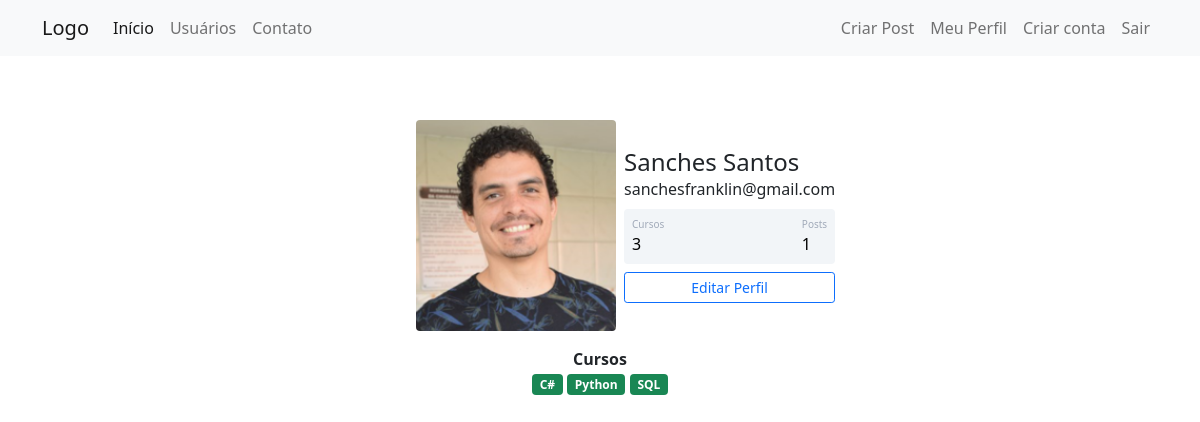
The page /perfil (signed in) on the database its author committed.
### appcomunidade/models.py (models this page shows)
class Usuario(database.Model, UserMixin):
    id = database.Column(database.Integer, primary_key=True)
    username = database.Column(database.String, nullable=False)
    email = database.Column(database.String, nullable=False, unique=True)
    senha = database.Column(database.String, nullable=False)
    foto_perfil = database.Column(database.String, default='default.jpg')
    posts = database.relationship('Post', backref='autor', lazy=True)
    cursos = database.Column(database.String, nullable=False, default='Não informado')
    def contar_posts(self):
        return len(self.posts)

### appcomunidade/routes.py (the view)
@app.route('/perfil')
@login_required
def perfil():
    foto_perfil = url_for('static', filename='fotos_perfil/{}'.format(current_user.foto_perfil))
    return render_template('perfil.html', foto_perfil=foto_perfil)

### appcomunidade/models.py (called while the page is built)
@login_manager.user_loader
def load_usuario(id_usuario):
    return Usuario.query.get(id_usuario)

### appcomunidade/templates/perfil.html
{% extends 'base.html' %} {% block body %}
<div class="container mt-5 d-flex justify-content-center">
    <div class="card p-3">
        <div class="d-flex align-items-center">
            <div class="image pe-2">
                <img src="{{ foto_perfil }}" class="rounded" width="200" />
            </div>
            <div class="ml-3 w-100">
                <h4 class="mb-0 mt-0">{{ current_user.username }}</h4>
                <span>{{ current_user.email }}</span>
                <div
                    class="p-2 mt-2 bg-primary d-flex justify-content-between rounded text-white stats"
                >
                    {% if 'Não Informado' in current_user.cursos or not
                    current_user.cursos %}
                    <div class="d-flex flex-column">
                        <span class="articles">Cursos</span>
                        <span class="number1">0</span>
                    </div>
                    {% else %}
                    <div class="d-flex flex-column">
                        <span class="articles">Cursos</span>
                        <span class="number1"
                            >{{ current_user.cursos.count(';') + 1 }}</span
                        >
                    </div>
                    {% endif %}
                    <div class="d-flex flex-column">
                        <span class="rating">Posts</span>
                        <span class="number3">
                            {{ current_user.contar_posts() }}
                        </span>
                    </div>
                </div>
                <div class="button mt-2 d-flex flex-row align-items-center">
                    <a class="w-100" href="{{ url_for('editar_perfil') }}">
                        <button class="btn btn-sm btn-outline-primary w-100">
                            Editar Perfil
                        </button>
                    </a>
                </div>
            </div>
        </div>
    </div>
</div>
<div class="row justify-content-center">
    <div class="col col-4" style="text-align: center">
        <strong>Cursos</strong><br />
        {% for curso in current_user.cursos.split(';') %}
        <span class="badge bg-success">{{ curso }}</span>
        {% endfor %}
    </div>
</div>
{% block form_editar_perfil %} {% endblock %} {% endblock %}

### appcomunidade/static/main.css (style rules this page uses)
.card { width: 400px; border: none; border-radius: 10px; background-color: #fff; }
.stats { background: #f2f5f8 !important; color: #000 !important; }
.articles { font-size: 10px; color: #a1aab9; }
.number1 { font-weight: 500; }
.rating { font-size: 10px; color: #a1aab9; }
.number3 { font-weight: 500; }

### rows shown on the page
Usuario: username "Sanches Santos", email "sanchesfranklin@gmail.com", cursos "3"

### other values the page prints
{{ current_user.contar_posts() }} "1"
{{ curso }} "C#" "Python" "SQL"
